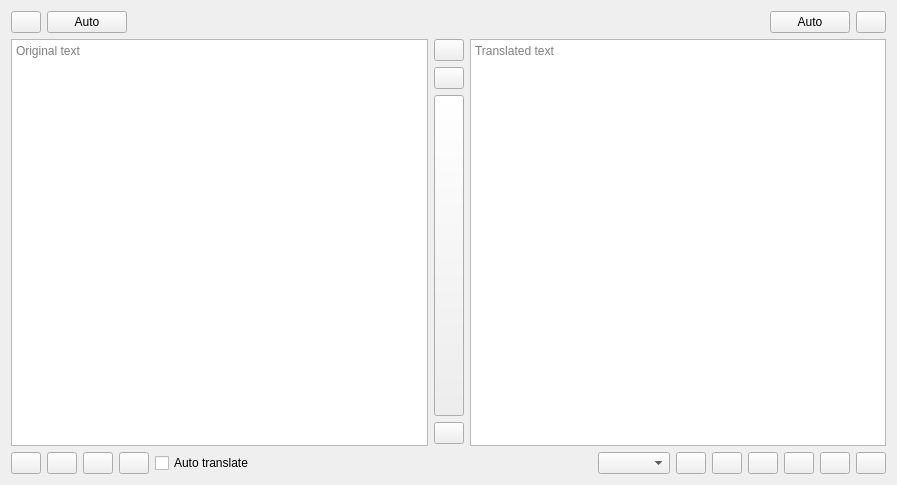
<?xml version="1.0" encoding="UTF-8"?>
<ui version="4.0">
 <class>main</class>
 <widget class="QWidget" name="main">
  <property name="geometry">
   <rect>
    <x>0</x>
    <y>0</y>
    <width>897</width>
    <height>485</height>
   </rect>
  </property>
  <property name="windowTitle">
   <string>Learn-translate</string>
  </property>
  <layout class="QVBoxLayout" name="verticalLayout_7">
   <item>
    <layout class="QHBoxLayout" name="horizontalLayout_15">
     <item>
      <layout class="QHBoxLayout" name="horizontalLayout_16">
       <item>
        <widget class="QPushButton" name="original_add_language_button">
         <property name="sizePolicy">
          <sizepolicy hsizetype="Fixed" vsizetype="Fixed">
           <horstretch>0</horstretch>
           <verstretch>0</verstretch>
          </sizepolicy>
         </property>
         <property name="maximumSize">
          <size>
           <width>30</width>
           <height>30</height>
          </size>
         </property>
         <property name="text">
          <string/>
         </property>
        </widget>
       </item>
       <item>
        <widget class="QPushButton" name="original_auto_language_button">
         <property name="text">
          <string>Auto</string>
         </property>
         <property name="autoDefault">
          <bool>false</bool>
         </property>
         <property name="default">
          <bool>false</bool>
         </property>
        </widget>
       </item>
      </layout>
     </item>
     <item>
      <spacer name="horizontalSpacer_5">
       <property name="orientation">
        <enum>Qt::Horizontal</enum>
       </property>
       <property name="sizeHint" stdset="0">
        <size>
         <width>40</width>
         <height>20</height>
        </size>
       </property>
      </spacer>
     </item>
     <item>
      <layout class="QHBoxLayout" name="horizontalLayout_17">
       <item>
        <widget class="QPushButton" name="translated_auto_language_button">
         <property name="text">
          <string>Auto</string>
         </property>
        </widget>
       </item>
       <item>
        <widget class="QPushButton" name="translated_add_language_button">
         <property name="sizePolicy">
          <sizepolicy hsizetype="Fixed" vsizetype="Fixed">
           <horstretch>0</horstretch>
           <verstretch>0</verstretch>
          </sizepolicy>
         </property>
         <property name="maximumSize">
          <size>
           <width>30</width>
           <height>30</height>
          </size>
         </property>
         <property name="text">
          <string/>
         </property>
        </widget>
       </item>
      </layout>
     </item>
    </layout>
   </item>
   <item>
    <layout class="QHBoxLayout" name="horizontalLayout_18">
     <property name="sizeConstraint">
      <enum>QLayout::SetDefaultConstraint</enum>
     </property>
     <item>
      <layout class="QVBoxLayout" name="verticalLayout_6">
       <item>
        <widget class="QPlainTextEdit" name="input_content">
         <property name="sizePolicy">
          <sizepolicy hsizetype="Expanding" vsizetype="Expanding">
           <horstretch>0</horstretch>
           <verstretch>0</verstretch>
          </sizepolicy>
         </property>
         <property name="placeholderText">
          <string>Original text</string>
         </property>
        </widget>
       </item>
       <item>
        <layout class="QHBoxLayout" name="horizontalLayout_23">
         <item>
          <widget class="QPushButton" name="original_play_button">
           <property name="sizePolicy">
            <sizepolicy hsizetype="Fixed" vsizetype="Fixed">
             <horstretch>0</horstretch>
             <verstretch>0</verstretch>
            </sizepolicy>
           </property>
           <property name="maximumSize">
            <size>
             <width>30</width>
             <height>30</height>
            </size>
           </property>
           <property name="text">
            <string/>
           </property>
          </widget>
         </item>
         <item>
          <widget class="QPushButton" name="original_stop_button">
           <property name="maximumSize">
            <size>
             <width>30</width>
             <height>30</height>
            </size>
           </property>
           <property name="text">
            <string/>
           </property>
          </widget>
         </item>
         <item>
          <widget class="QPushButton" name="original_copy_button">
           <property name="maximumSize">
            <size>
             <width>30</width>
             <height>30</height>
            </size>
           </property>
           <property name="text">
            <string/>
           </property>
          </widget>
         </item>
         <item>
          <widget class="QPushButton" name="original_crop_button">
           <property name="maximumSize">
            <size>
             <width>30</width>
             <height>30</height>
            </size>
           </property>
           <property name="text">
            <string/>
           </property>
          </widget>
         </item>
         <item>
          <widget class="QCheckBox" name="auto_translate_checkBox">
           <property name="text">
            <string>Auto translate</string>
           </property>
          </widget>
         </item>
         <item>
          <spacer name="horizontalSpacer_6">
           <property name="orientation">
            <enum>Qt::Horizontal</enum>
           </property>
           <property name="sizeHint" stdset="0">
            <size>
             <width>40</width>
             <height>20</height>
            </size>
           </property>
          </spacer>
         </item>
        </layout>
       </item>
      </layout>
     </item>
     <item>
      <layout class="QVBoxLayout" name="verticalLayout_3">
       <item>
        <widget class="QPushButton" name="swap_button">
         <property name="sizePolicy">
          <sizepolicy hsizetype="Fixed" vsizetype="Fixed">
           <horstretch>0</horstretch>
           <verstretch>0</verstretch>
          </sizepolicy>
         </property>
         <property name="maximumSize">
          <size>
           <width>30</width>
           <height>30</height>
          </size>
         </property>
         <property name="text">
          <string/>
         </property>
        </widget>
       </item>
       <item>
        <widget class="QPushButton" name="clean_button">
         <property name="sizePolicy">
          <sizepolicy hsizetype="Fixed" vsizetype="Fixed">
           <horstretch>0</horstretch>
           <verstretch>0</verstretch>
          </sizepolicy>
         </property>
         <property name="maximumSize">
          <size>
           <width>30</width>
           <height>30</height>
          </size>
         </property>
         <property name="text">
          <string/>
         </property>
        </widget>
       </item>
       <item>
        <widget class="QPushButton" name="translate_button">
         <property name="enabled">
          <bool>true</bool>
         </property>
         <property name="sizePolicy">
          <sizepolicy hsizetype="Maximum" vsizetype="Expanding">
           <horstretch>0</horstretch>
           <verstretch>0</verstretch>
          </sizepolicy>
         </property>
         <property name="minimumSize">
          <size>
           <width>30</width>
           <height>50</height>
          </size>
         </property>
         <property name="maximumSize">
          <size>
           <width>30</width>
           <height>16777215</height>
          </size>
         </property>
         <property name="baseSize">
          <size>
           <width>0</width>
           <height>0</height>
          </size>
         </property>
         <property name="text">
          <string/>
         </property>
         <property name="autoDefault">
          <bool>false</bool>
         </property>
         <property name="flat">
          <bool>false</bool>
         </property>
        </widget>
       </item>
       <item>
        <widget class="QPushButton" name="cancel_button">
         <property name="sizePolicy">
          <sizepolicy hsizetype="Fixed" vsizetype="Fixed">
           <horstretch>0</horstretch>
           <verstretch>0</verstretch>
          </sizepolicy>
         </property>
         <property name="maximumSize">
          <size>
           <width>30</width>
           <height>30</height>
          </size>
         </property>
         <property name="text">
          <string/>
         </property>
        </widget>
       </item>
       <item>
        <spacer name="verticalSpacer">
         <property name="orientation">
          <enum>Qt::Vertical</enum>
         </property>
         <property name="sizeType">
          <enum>QSizePolicy::Fixed</enum>
         </property>
         <property name="sizeHint" stdset="0">
          <size>
           <width>20</width>
           <height>30</height>
          </size>
         </property>
        </spacer>
       </item>
      </layout>
     </item>
     <item>
      <layout class="QVBoxLayout" name="verticalLayout_5">
       <item>
        <widget class="QPlainTextEdit" name="output_content">
         <property name="readOnly">
          <bool>true</bool>
         </property>
         <property name="placeholderText">
          <string>Translated text</string>
         </property>
        </widget>
       </item>
       <item>
        <layout class="QHBoxLayout" name="horizontalLayout_24">
         <item>
          <spacer name="horizontalSpacer_7">
           <property name="orientation">
            <enum>Qt::Horizontal</enum>
           </property>
           <property name="sizeHint" stdset="0">
            <size>
             <width>40</width>
             <height>20</height>
            </size>
           </property>
          </spacer>
         </item>
         <item>
          <widget class="QComboBox" name="engine_selector"/>
         </item>
         <item>
          <widget class="QPushButton" name="translated_play_button">
           <property name="maximumSize">
            <size>
             <width>30</width>
             <height>30</height>
            </size>
           </property>
           <property name="text">
            <string/>
           </property>
          </widget>
         </item>
         <item>
          <widget class="QPushButton" name="translated_stop_button">
           <property name="maximumSize">
            <size>
             <width>30</width>
             <height>30</height>
            </size>
           </property>
           <property name="text">
            <string/>
           </property>
          </widget>
         </item>
         <item>
          <widget class="QPushButton" name="translated_brief_copy_button">
           <property name="maximumSize">
            <size>
             <width>30</width>
             <height>30</height>
            </size>
           </property>
           <property name="text">
            <string/>
           </property>
          </widget>
         </item>
         <item>
          <widget class="QPushButton" name="translated_verbose_copy_button">
           <property name="maximumSize">
            <size>
             <width>30</width>
             <height>30</height>
            </size>
           </property>
           <property name="text">
            <string/>
           </property>
          </widget>
         </item>
         <item>
          <widget class="QPushButton" name="translated_crop_button">
           <property name="maximumSize">
            <size>
             <width>30</width>
             <height>30</height>
            </size>
           </property>
           <property name="text">
            <string/>
           </property>
          </widget>
         </item>
         <item>
          <widget class="QPushButton" name="setting_button">
           <property name="sizePolicy">
            <sizepolicy hsizetype="Fixed" vsizetype="Fixed">
             <horstretch>0</horstretch>
             <verstretch>0</verstretch>
            </sizepolicy>
           </property>
           <property name="maximumSize">
            <size>
             <width>30</width>
             <height>30</height>
            </size>
           </property>
           <property name="text">
            <string/>
           </property>
          </widget>
         </item>
        </layout>
       </item>
      </layout>
     </item>
    </layout>
   </item>
  </layout>
 </widget>
 <resources/>
 <connections/>
</ui>
